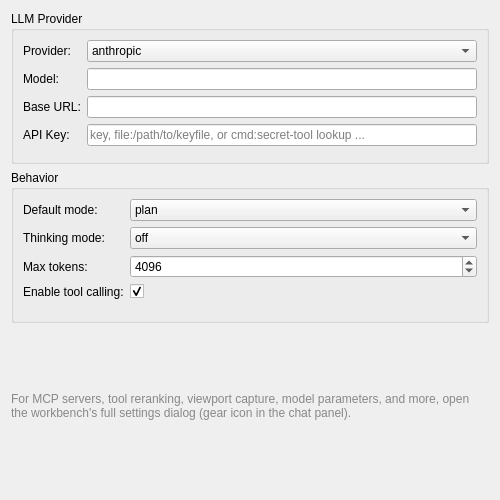
<?xml version="1.0" encoding="UTF-8"?>
<ui version="4.0">
 <class>FreeCADAIPrefs</class>
 <widget class="QWidget" name="FreeCADAIPrefs">
  <property name="geometry">
   <rect>
    <x>0</x>
    <y>0</y>
    <width>500</width>
    <height>500</height>
   </rect>
  </property>
  <property name="windowTitle">
   <string>FreeCAD AI</string>
  </property>
  <layout class="QVBoxLayout" name="verticalLayout">
   <item>
    <widget class="QGroupBox" name="providerGroup">
     <property name="title">
      <string>LLM Provider</string>
     </property>
     <layout class="QFormLayout" name="providerForm">
      <item row="0" column="0">
       <widget class="QLabel" name="providerLabel">
        <property name="text">
         <string>Provider:</string>
        </property>
       </widget>
      </item>
      <item row="0" column="1">
       <widget class="Gui::PrefComboBox" name="providerCombo">
        <property name="prefEntry" stdset="0">
         <cstring>ProviderIndex</cstring>
        </property>
        <property name="prefPath" stdset="0">
         <cstring>Mod/FreeCADAI</cstring>
        </property>
        <item><property name="text"><string>anthropic</string></property></item>
        <item><property name="text"><string>openai</string></property></item>
        <item><property name="text"><string>ollama</string></property></item>
        <item><property name="text"><string>gemini</string></property></item>
        <item><property name="text"><string>openrouter</string></property></item>
        <item><property name="text"><string>moonshot</string></property></item>
        <item><property name="text"><string>deepseek</string></property></item>
        <item><property name="text"><string>qwen</string></property></item>
        <item><property name="text"><string>groq</string></property></item>
        <item><property name="text"><string>mistral</string></property></item>
        <item><property name="text"><string>together</string></property></item>
        <item><property name="text"><string>cloudflare-workers-ai</string></property></item>
        <item><property name="text"><string>requesty</string></property></item>
        </widget>
      </item>
      <item row="1" column="0">
       <widget class="QLabel" name="modelLabel">
        <property name="text">
         <string>Model:</string>
        </property>
       </widget>
      </item>
      <item row="1" column="1">
       <widget class="Gui::PrefLineEdit" name="modelEdit">
        <property name="prefEntry" stdset="0">
         <cstring>Model</cstring>
        </property>
        <property name="prefPath" stdset="0">
         <cstring>Mod/FreeCADAI</cstring>
        </property>
       </widget>
      </item>
      <item row="2" column="0">
       <widget class="QLabel" name="baseUrlLabel">
        <property name="text">
         <string>Base URL:</string>
        </property>
       </widget>
      </item>
      <item row="2" column="1">
       <widget class="Gui::PrefLineEdit" name="baseUrlEdit">
        <property name="prefEntry" stdset="0">
         <cstring>BaseUrl</cstring>
        </property>
        <property name="prefPath" stdset="0">
         <cstring>Mod/FreeCADAI</cstring>
        </property>
       </widget>
      </item>
      <item row="3" column="0">
       <widget class="QLabel" name="apiKeyLabel">
        <property name="text">
         <string>API Key:</string>
        </property>
       </widget>
      </item>
      <item row="3" column="1">
       <widget class="Gui::PrefLineEdit" name="apiKeyEdit">
        <property name="prefEntry" stdset="0">
         <cstring>ApiKey</cstring>
        </property>
        <property name="prefPath" stdset="0">
         <cstring>Mod/FreeCADAI</cstring>
        </property>
        <property name="placeholderText">
         <string>key, file:/path/to/keyfile, or cmd:secret-tool lookup ...</string>
        </property>
        <property name="echoMode">
         <enum>QLineEdit::Password</enum>
        </property>
        <property name="toolTip">
         <string>For secure storage, use:
file:/path/to/keyfile  — read key from a file
cmd:command            — run a command and use its stdout (e.g. cmd:secret-tool lookup service freecad-ai)</string>
        </property>
       </widget>
      </item>
     </layout>
    </widget>
   </item>
   <item>
    <widget class="QGroupBox" name="behaviorGroup">
     <property name="title">
      <string>Behavior</string>
     </property>
     <layout class="QFormLayout" name="behaviorForm">
      <item row="0" column="0">
       <widget class="QLabel" name="modeLabel">
        <property name="text">
         <string>Default mode:</string>
        </property>
       </widget>
      </item>
      <item row="0" column="1">
       <widget class="Gui::PrefComboBox" name="modeCombo">
        <property name="prefEntry" stdset="0">
         <cstring>ModeIndex</cstring>
        </property>
        <property name="prefPath" stdset="0">
         <cstring>Mod/FreeCADAI</cstring>
        </property>
        <item><property name="text"><string>plan</string></property></item>
        <item><property name="text"><string>act</string></property></item>
       </widget>
      </item>
      <item row="1" column="0">
       <widget class="QLabel" name="thinkingLabel">
        <property name="text">
         <string>Thinking mode:</string>
        </property>
       </widget>
      </item>
      <item row="1" column="1">
       <widget class="Gui::PrefComboBox" name="thinkingCombo">
        <property name="prefEntry" stdset="0">
         <cstring>ThinkingIndex</cstring>
        </property>
        <property name="prefPath" stdset="0">
         <cstring>Mod/FreeCADAI</cstring>
        </property>
        <item><property name="text"><string>off</string></property></item>
        <item><property name="text"><string>on</string></property></item>
        <item><property name="text"><string>extended</string></property></item>
       </widget>
      </item>
      <item row="2" column="0">
       <widget class="QLabel" name="maxTokensLabel">
        <property name="text">
         <string>Max tokens:</string>
        </property>
       </widget>
      </item>
      <item row="2" column="1">
       <widget class="Gui::PrefSpinBox" name="maxTokensSpin">
        <property name="prefEntry" stdset="0">
         <cstring>MaxTokens</cstring>
        </property>
        <property name="prefPath" stdset="0">
         <cstring>Mod/FreeCADAI</cstring>
        </property>
        <property name="minimum">
         <number>256</number>
        </property>
        <property name="maximum">
         <number>32768</number>
        </property>
        <property name="value">
         <number>4096</number>
        </property>
       </widget>
      </item>
      <item row="3" column="0">
       <widget class="QLabel" name="enableToolsLabel">
        <property name="text">
         <string>Enable tool calling:</string>
        </property>
       </widget>
      </item>
      <item row="3" column="1">
       <widget class="Gui::PrefCheckBox" name="enableToolsCheck">
        <property name="prefEntry" stdset="0">
         <cstring>EnableTools</cstring>
        </property>
        <property name="prefPath" stdset="0">
         <cstring>Mod/FreeCADAI</cstring>
        </property>
        <property name="checked">
         <bool>true</bool>
        </property>
       </widget>
      </item>
     </layout>
    </widget>
   </item>
   <item>
    <widget class="QLabel" name="advancedLabel">
     <property name="text">
      <string>For MCP servers, tool reranking, viewport capture, model parameters, and more, open the workbench's full settings dialog (gear icon in the chat panel).</string>
     </property>
     <property name="wordWrap">
      <bool>true</bool>
     </property>
     <property name="styleSheet">
      <string>color: #888;</string>
     </property>
    </widget>
   </item>
   <item>
    <spacer name="verticalSpacer">
     <property name="orientation">
      <enum>Qt::Vertical</enum>
     </property>
    </spacer>
   </item>
  </layout>
 </widget>
 <customwidgets>
  <customwidget>
   <class>Gui::PrefComboBox</class>
   <extends>QComboBox</extends>
   <header>Gui/PrefWidgets.h</header>
  </customwidget>
  <customwidget>
   <class>Gui::PrefLineEdit</class>
   <extends>QLineEdit</extends>
   <header>Gui/PrefWidgets.h</header>
  </customwidget>
  <customwidget>
   <class>Gui::PrefSpinBox</class>
   <extends>QSpinBox</extends>
   <header>Gui/PrefWidgets.h</header>
  </customwidget>
  <customwidget>
   <class>Gui::PrefCheckBox</class>
   <extends>QCheckBox</extends>
   <header>Gui/PrefWidgets.h</header>
  </customwidget>
 </customwidgets>
 <resources/>
 <connections/>
</ui>
